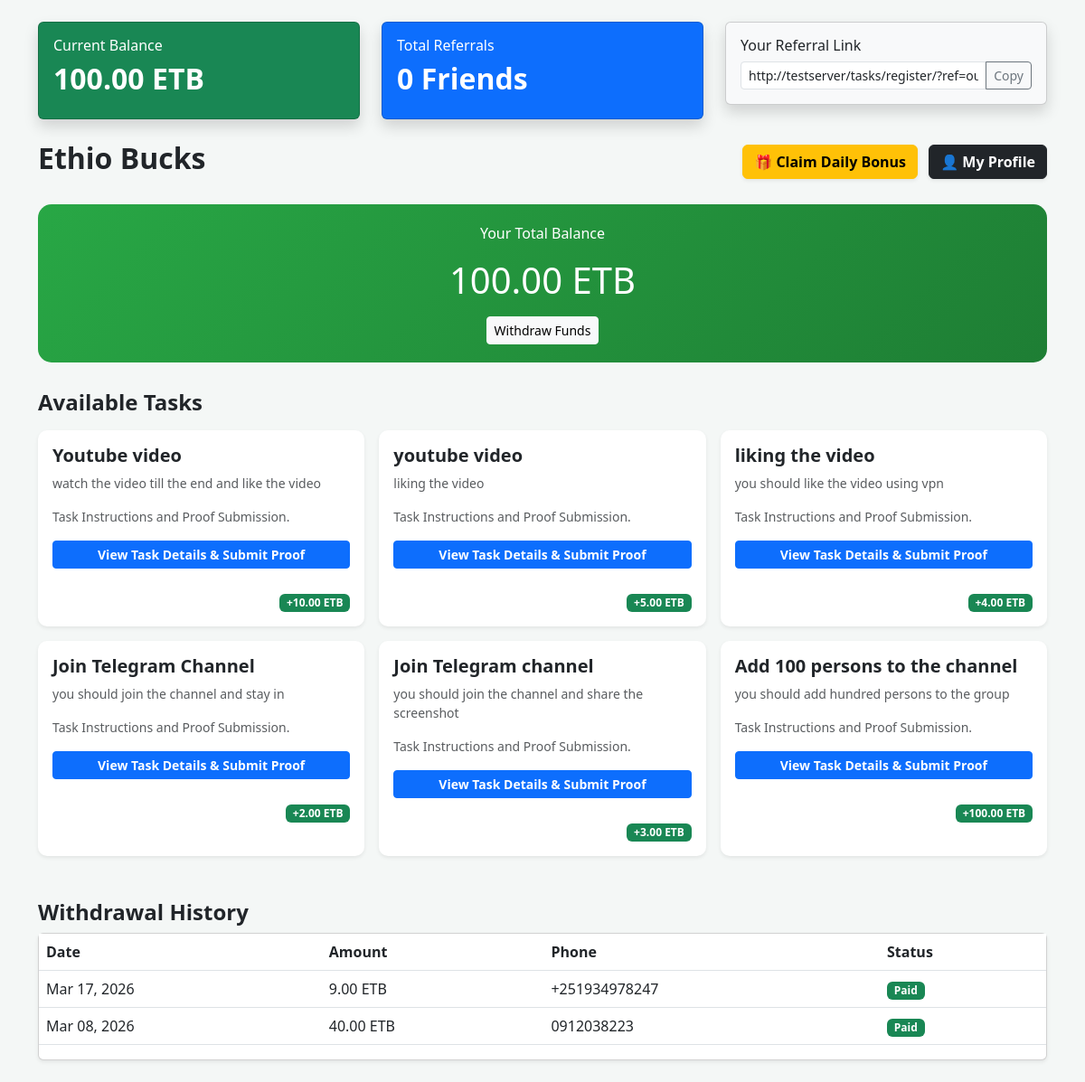
The page /tasks/ (signed in) on the database as committed earlier.
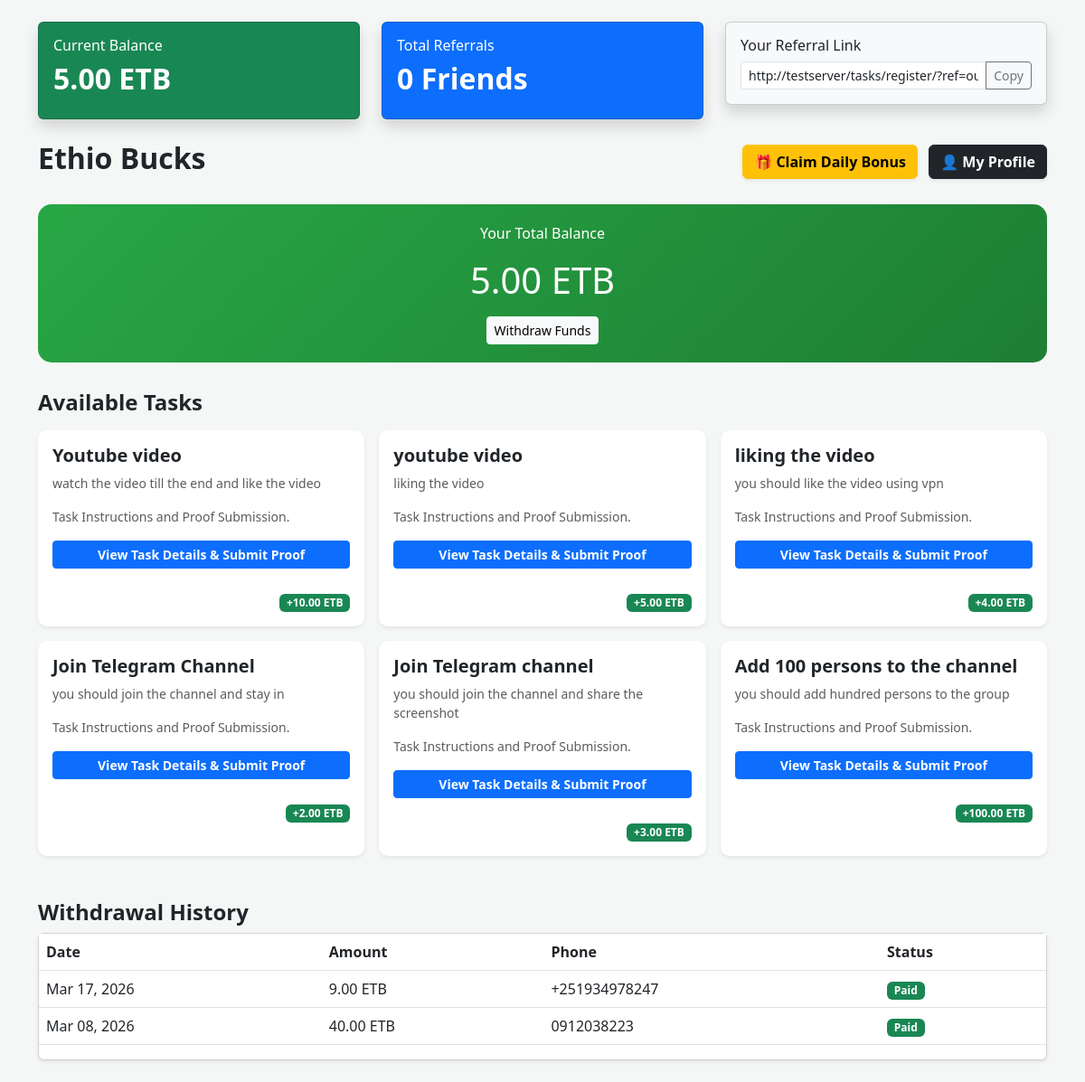
The same page on the database as committed later.
### tasks/models.py (models this page shows, shortened)
class Profile(models.Model):
    user = models.OneToOneField(User, on_delete=models.CASCADE)
    balance = models.DecimalField(max_digits=10, decimal_places=2, default=0.00)
    last_bonus_date = models.DateTimeField(null=True, blank=True)
    referred_by = models.ForeignKey(User, on_delete=models.SET_NULL, null=True, blank=True, related_name='referrals')

### tasks/views.py (the view)
# urls.py: path('', views.task_list, name='task_list'),
@login_required
def task_list(request):
    all_tasks = Task.objects.all()
    user_profile, created = Profile.objects.get_or_create(user=request.user)
    referral_count = request.user.referrals.count()
    my_withdrawals = WithdrawalRequest.objects.filter(user=request.user).order_by('-created_at')
    pending_money = my_withdrawals.filter(is_approved=False).aggregate(Sum('amount'))['amount__sum'] or 0.00
    approved_money = my_withdrawals.filter(is_approved=True).aggregate(Sum('amount'))['amount__sum'] or 0.00
    context = {
        'tasks': all_tasks,
        'profile': user_profile,
        'referral_count': referral_count,
        'withdrawals': my_withdrawals,
        'pending_money': pending_money,
        'approved_money': approved_money,
    }
    return render(request, 'tasks/task_list.html', context)

### tasks/templates/tasks/task_list.html (shortened to what the changed rows need)
<!DOCTYPE html>
<html lang="en">
<head>
    <link href="https://cdn.jsdelivr.net/npm/bootstrap@5.3.0/dist/css/bootstrap.min.css" rel="stylesheet">
</head>
<body>
<div class="container py-4">
    <div class="row mb-4">
        <div class="col-md-4">
            <div class="card bg-success text-white shadow">
                <div class="card-body">
                    <h6>Current Balance</h6>
                    <h2 class="fw-bold">{{ profile.balance }} ETB</h2>
                </div>
            </div>
        </div>
        <div class="col-md-4">
            <div class="card bg-primary text-white shadow">
                <div class="card-body">
                    <h2 class="fw-bold">{{ referral_count }} Friends</h2>
                </div>
            </div>
        </div>
    </div>
    <div class="d-flex justify-content-between align-items-center mb-4">
        <h2 class="fw-bold text-dark">Ethio Bucks</h2>
    </div>
    <div class="wallet-card text-center">
        <p>Your Total Balance</p>
        <h1>{{ profile.balance }} ETB</h1>
        <a href="{% url 'tasks:withdraw_money' %}" class="btn btn-light btn-sm mt-2">
            Withdraw Funds
        </a>
    </div>
    <div class="mt-5">
        <div class="card shadow-sm">
            <div class="table-responsive">
                <table class="table table-hover">
                    <thead>
                        <tr>
                            <th>Date</th>
                            <th>Amount</th>
                            <th>Phone</th>
                            <th>Status</th>
                        </tr>
                    </thead>
                </table>
            </div>
        </div>
    </div>
</div>
</body>
</html>

Rows that differ between the two databases and show on the page:
changed Profile: balance "100.00" → "5.00"
